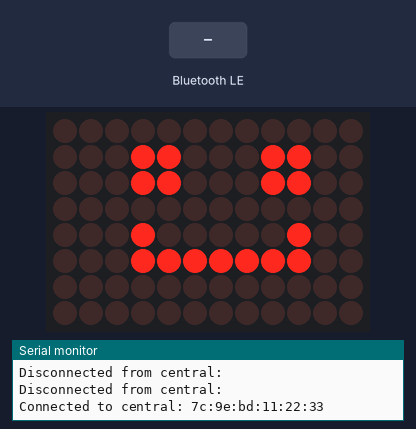
The sketch below on a simulated Arduino Uno R4 WiFi. On the bench: 12×8 LED matrix, the last lines printed to the serial monitor. The test bench sets the inputs (shaded band). Nothing arrives over Bluetooth unless stated; a phone connects over Bluetooth LE 3 s after start.

Above: at 4.8 s.
4.9 s: Bluetooth LE write "0" received
At 5.7 s:
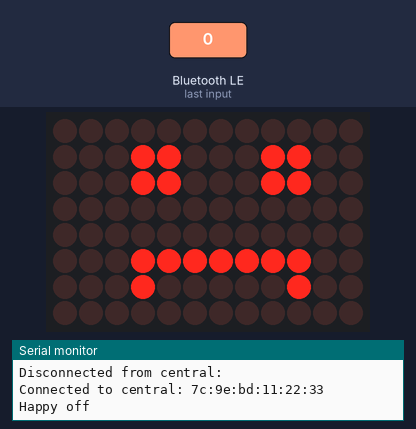
6.4 s: Bluetooth LE write "1" received
At 6.9 s:
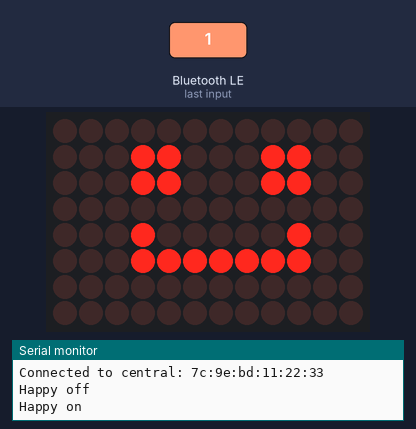
Timing chart, 0 to 9.4 s (numbered marks = the images above; inputs shaded):
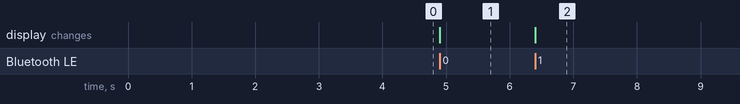

The sketch:

ArduinoCentralBLE.ino
```cpp
#include "Arduino_LED_Matrix.h"

#include <ArduinoBLE.h>

BLEService happyService("19B10000-E8F2-537E-4F6C-D104768A1214"); // Bluetooth® Low Energy LED Service

// Bluetooth® Low Energy LED Switch Characteristic - custom 128-bit UUID, read and writable by central
BLEByteCharacteristic switchCharacteristic("19B10001-E8F2-537E-4F6C-D104768A1214", BLERead | BLEWrite);

ArduinoLEDMatrix matrix;

void setup() {
  Serial.begin(115200);
  matrix.begin();

  while (!Serial);

  // begin initialization
  if (!BLE.begin()) {
    Serial.println("starting Bluetooth® Low Energy module failed!");

    while (1);
  }

  // set advertised local name and service UUID:
  BLE.setLocalName("LED");
  BLE.setAdvertisedService(happyService);

  // add the characteristic to the service
  happyService.addCharacteristic(switchCharacteristic);

  // add service
  BLE.addService(happyService);

  // set the initial value for the characeristic:
  switchCharacteristic.writeValue(0);

  // start advertising
  BLE.advertise();

  Serial.println("BLE Happy Peripheral");

  leftEye();
  rightEye();
  happyMouth();
}

uint8_t frame[8][12] = {
  { 0, 0, 0, 0, 0, 0, 0, 0, 0, 0, 0, 0 },
  { 0, 0, 0, 0, 0, 0, 0, 0, 0, 0, 0, 0 },
  { 0, 0, 0, 0, 0, 0, 0, 0, 0, 0, 0, 0 },
  { 0, 0, 0, 0, 0, 0, 0, 0, 0, 0, 0, 0 },
  { 0, 0, 0, 0, 0, 0, 0, 0, 0, 0, 0, 0 },
  { 0, 0, 0, 0, 0, 0, 0, 0, 0, 0, 0, 0 },
  { 0, 0, 0, 0, 0, 0, 0, 0, 0, 0, 0, 0 },
  { 0, 0, 0, 0, 0, 0, 0, 0, 0, 0, 0, 0 }
};

void leftEye(){
  //Left eye
  frame[1][3] = 1;
  frame[1][4] = 1;
  frame[2][3] = 1;
  frame[2][4] = 1;
}

void wink(){
  //Wink with the left eye
  frame[1][3] = 0;
  frame[1][4] = 0;
  frame[2][3] = 1;
  frame[2][4] = 1;
}

void rightEye(){
  //Right eye
  frame[1][8] = 1;
  frame[1][9] = 1;
  frame[2][8] = 1;
  frame[2][9] = 1;
}

void happyMouth(){
  //Mouth
  frame[6][3] = 0;
  frame[6][9] = 0;
  frame[4][3] = 1;
  frame[4][9] = 1;
  frame[5][3] = 1;
  frame[5][4] = 1;
  frame[5][5] = 1;
  frame[5][6] = 1;
  frame[5][7] = 1;
  frame[5][8] = 1;
  frame[5][9] = 1;
}

void sadMouth(){
  //Mouth
  frame[4][3] = 0;
  frame[4][9] = 0;
  frame[6][3] = 1;
  frame[6][9] = 1;
  frame[5][3] = 1;
  frame[5][4] = 1;
  frame[5][5] = 1;
  frame[5][6] = 1;
  frame[5][7] = 1;
  frame[5][8] = 1;
  frame[5][9] = 1;
}

void loop(){


  BLEDevice central = BLE.central();

  // if a central is connected to peripheral:
  if (central) {
    Serial.print("Connected to central: ");
    // print the central's MAC address:
    Serial.println(central.address());

    // while the central is still connected to peripheral:
    while (central.connected()) {
      // if the remote device wrote to the characteristic,
      // use the value to control the LED:
      if (switchCharacteristic.written()) {
        if (switchCharacteristic.value()) {   // any value other than 0
          Serial.println("Happy on");
          happyMouth();       // will turn the LED on
          matrix.renderBitmap(frame, 8, 12);
        } else {                              // a 0 value
          Serial.println(F("Happy off"));
          sadMouth();        // will turn the LED off
          matrix.renderBitmap(frame, 8, 12);
        }
      }

      //delay(1000);
      //wink();

      matrix.renderBitmap(frame, 8, 12);
      //delay(1000);
    }
  }

    // when the central disconnects, print it out:
  Serial.print(F("Disconnected from central: "));
  Serial.println(central.address());

  matrix.renderBitmap(frame, 8, 12);

  delay(1000);
  //wink();

  matrix.renderBitmap(frame, 8, 12);
  delay(1000);
}
```

Measured:
- after the input at 4.9 s, the display: changes at once (image 1)
- after the input at 6.4 s, the display: changes at once (image 2)
